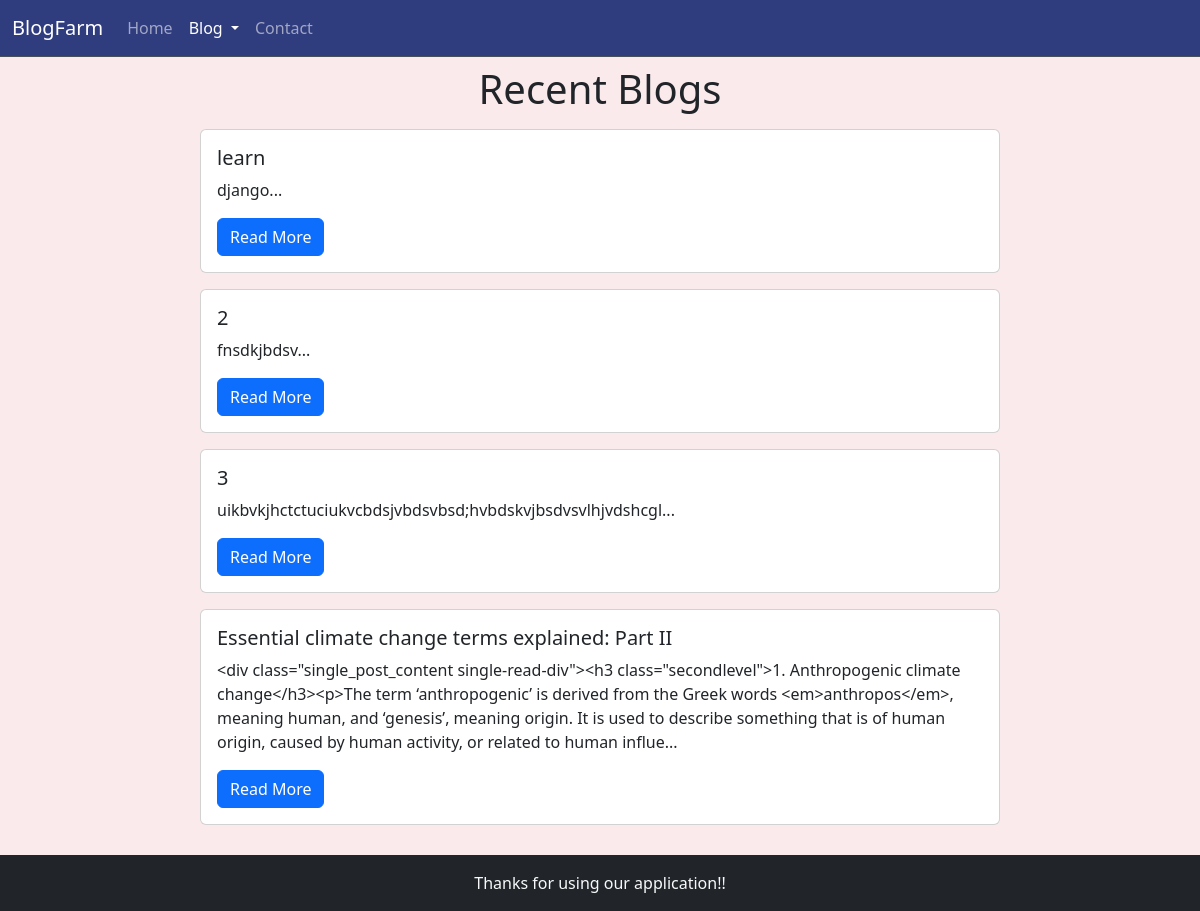
Page /blog on the committed database.
### blog/models.py (models this page shows, shortened)
class Blog(models.Model):
    sno=models.AutoField(primary_key=True)
    title=models.CharField(max_length=200)
    content=models.TextField()
    slug=models.CharField(max_length=200)
    time=models.DateTimeField(auto_now_add=True)

### blog/views.py (the view)
# urls.py: path('', include('blog.urls'))
def blog(request):
    allblogs=Blog.objects.all()
    context={'blogs':allblogs}
    return render(request,'bloghome.html',context)

### templates/bloghome.html (shortened to what this page needs)
{% extends "base.html" %}
{% block blogactive %}active{% endblock blogactive %}
{% block body %}
<h1 class="text-center">Recent Blogs</h1>
{% for i in blogs %}
<div class="card my-3 mx-auto" style="width: 50rem;">
    <div class="card-body">
      <h5 class="card-title">{{i.title}}</h5>
      <p class="card-text">{{i.content|slice:345}}...</p>
      <a href="./blogpost/{{i.slug}}" class="btn btn-primary">Read More</a>
    </div>
</div>
{% endfor %}
{% endblock body %}

### rows in the picture
Blog: title "learn", content "django"
Blog: title "2", content "fnsdkjbdsv"
Blog: title "3", content "uikbvkjhctctuciukvcbdsjvbdsvbsd;hvbdskvjbsdvsvlhjvdshcgl"
Blog: title "Essential climate change terms explained: Part II", content "<div class=\"single_post_content single-read-div\"><h3 class=\"secondlevel\">1. Anthropogenic climate change</h3><p>The term ‘anthropogenic’ is derived from the Greek words <em>anthropos</em>, meaning human, and ‘genesis’, meaning origin. It is used to describe something that is of human origin, caused by human activity, or related to human influe"
